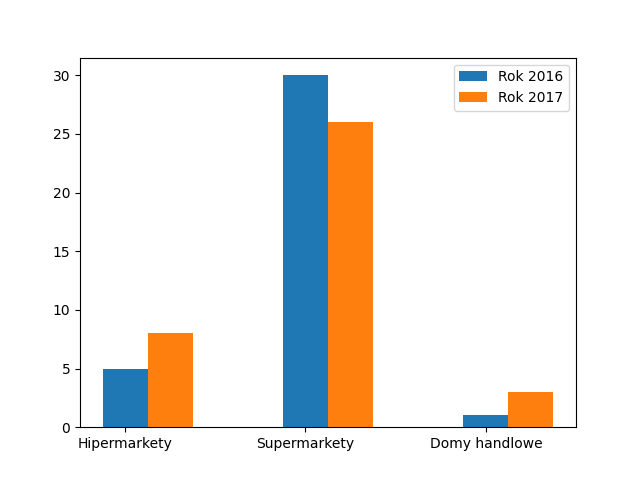

Here is the Python script that generated this plot:
import matplotlib.pyplot as plt
import pandas as pd
import numpy as np
liczby=[5,30,1]
liczby1=[8,26,3]
handel=np.arange(0,len(liczby))
plt.bar(handel,liczby,width=0.25,label="Rok 2016")
plt.bar(handel+0.25,liczby1,width=0.25,label="Rok 2017")
plt.xticks(handel, ('Hipermarkety', 'Supermarkety', 'Domy handlowe'))
plt.legend()
plt.savefig("zad1.png")
plt.show()
